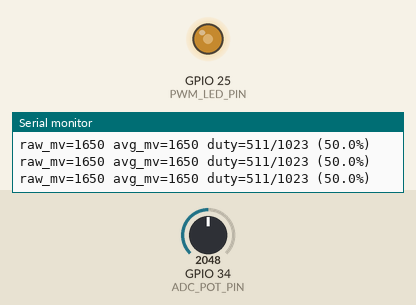
Recording of a sketch running on a simulated ESP32. Shown: output pins drawn as LEDs (lit = HIGH), the last lines printed to the serial monitor. The inputs (shaded band) are chosen by the test bench; at power-on: GPIO 34 (ADC_POT_PIN) = 2048 (analog values on the 0–4095 scale).

Above: at 1.4 s.
1.5 s: GPIO 34 (ADC_POT_PIN) set to 2866
At 2.5 s:
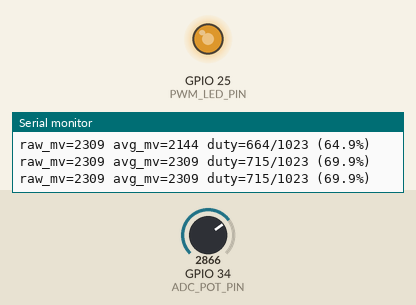
4.5 s: GPIO 34 (ADC_POT_PIN) set to 3340
At 4.66 s:
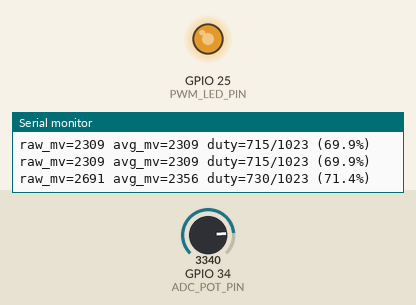
7.5 s: GPIO 34 (ADC_POT_PIN) set to 491
At 8.4 s:
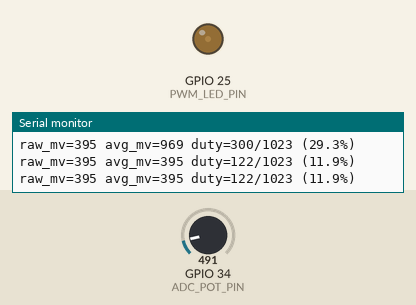
Timing chart, 0 to 10.5 s (numbered marks = the images above; inputs shaded):
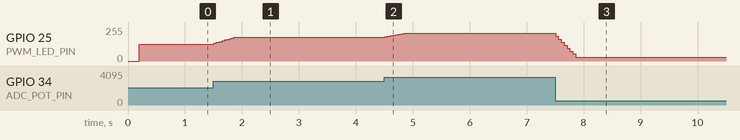

Measured:
- after the input at 1.5 s, GPIO 25 (PWM_LED_PIN): 127/255 → 178/255 at once
- after the input at 4.5 s, GPIO 25 (PWM_LED_PIN): 178/255 → 208/255 at once
- after the input at 7.5 s, GPIO 25 (PWM_LED_PIN): 208/255 → 30/255 at once

The sketch:

ex01_adc_pwm_dimmer.ino
```cpp
// Chapter 07 — Pembacaan ADC1 dengan Moving Average & Pengaturan Kecerahan LED via PWM (LEDC)
// Target board: ESP32-DevKitC V4 (ESP32-WROOM-32)
// Framework: Arduino-ESP32 v3.x (API ledcAttach(pin, freq, resolution))
// Wiring:
//   - Potensiometer 10 kOhm : ujung ke 3V3 dan GND, wiper tengah ke GPIO 34 (ADC1_CH6)
//   - LED                   : GPIO 25 -> Resistor 220 ohm -> Anoda LED -> Katoda -> GND

#include <Arduino.h>
#include <cstdint>

constexpr uint8_t ADC_POT_PIN   = 34; // ADC1_CH6 (aman dipakai bersamaan dengan Wi-Fi)
constexpr uint8_t PWM_LED_PIN   = 25;
constexpr uint32_t PWM_FREQ_HZ  = 5000;
constexpr uint8_t PWM_RES_BITS  = 10;   // Rentang 0..1023
constexpr uint16_t PWM_MAX_DUTY = (1u << PWM_RES_BITS) - 1u;

constexpr uint8_t AVG_WINDOW = 8;
constexpr uint32_t SAMPLE_MS = 50;

uint32_t mvBuffer[AVG_WINDOW] = {0};
uint8_t bufIdx = 0;
uint32_t bufSum = 0;
uint8_t sampleCount = 0;
uint32_t lastSampleMs = 0;
uint32_t lastPrintMs = 0;

void setup() {
  Serial.begin(115200);
  delay(200);

  // Set atenuasi ADC ke 11 dB (rentang efektif ~150 mV..3100 mV pada ESP32)
  analogReadResolution(12);
  analogSetPinAttenuation(ADC_POT_PIN, ADC_11db);

  // Konfigurasi PWM hardware LEDC (API Arduino-ESP32 v3.x)
  ledcAttach(PWM_LED_PIN, PWM_FREQ_HZ, PWM_RES_BITS);
  ledcWrite(PWM_LED_PIN, 0);

  Serial.println("=== CHAPTER 07: ADC1 MOVING AVERAGE + LEDC PWM ===");
}

void loop() {
  const uint32_t now = millis();

  if ((uint32_t)(now - lastSampleMs) >= SAMPLE_MS) {
    lastSampleMs = now;

    // analogReadMilliVolts() menggunakan kurva kalibrasi eFuse pabrik bila tersedia
    const uint32_t mv = analogReadMilliVolts(ADC_POT_PIN);

    bufSum -= mvBuffer[bufIdx];
    mvBuffer[bufIdx] = mv;
    bufSum += mv;
    bufIdx = (bufIdx + 1) % AVG_WINDOW;
    if (sampleCount < AVG_WINDOW) {
      sampleCount++;
    }

    const uint32_t avgMv = bufSum / sampleCount;
    // Peta 0..3300 mV ke 0..1023 duty cycle
    uint32_t clampedMv = (avgMv > 3300u) ? 3300u : avgMv;
    uint16_t duty = static_cast<uint16_t>((clampedMv * PWM_MAX_DUTY) / 3300u);
    ledcWrite(PWM_LED_PIN, duty);

    if ((uint32_t)(now - lastPrintMs) >= 250) {
      lastPrintMs = now;
      const float dutyPct = (static_cast<float>(duty) / PWM_MAX_DUTY) * 100.0f;
      char msg[96];
      snprintf(
          msg,
          sizeof(msg),
          "raw_mv=%lu avg_mv=%lu duty=%u/%u (%.1f%%)",
          static_cast<unsigned long>(mv),
          static_cast<unsigned long>(avgMv),
          duty,
          PWM_MAX_DUTY,
          dutyPct
      );
      Serial.println(msg);
    }
  }
}
```
